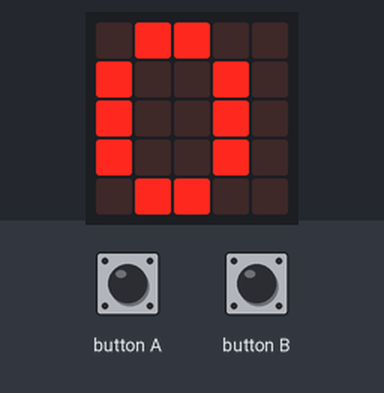
Simulated run of this program. Board: BBC micro:bit (MakeCode). On the bench: the board's 5×5 LED display. The test bench sets the inputs (shaded band).

Above: at 1.2 s.
1.3 s: button A pressed for 0.15 s
At 2.3 s:
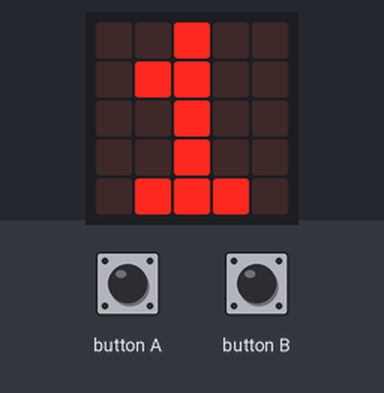
3.0 s: button A pressed for 0.15 s
At 4.2 s:
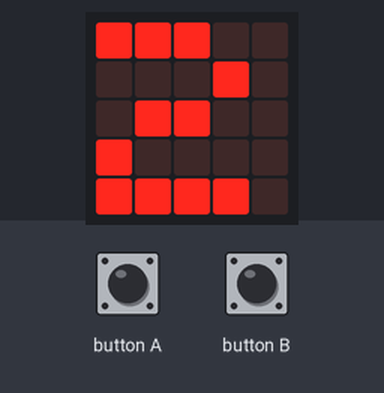
Timing chart, 0 to 6.0 s (numbered marks = the images above; inputs shaded):
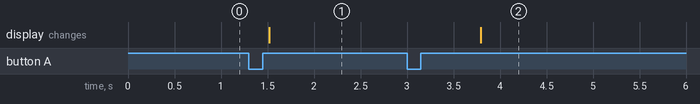

Measured:
- after the input at 1.3 s, the display: changes after 0.22 s (image 1)
- after the input at 3.0 s, the display: changes after 0.79 s (image 2)

The program:

main.ts
```typescript
input.onButtonPressed(Button.A, function () {
    Personas = Personas + 1
    basic.showNumber(Personas)
})
input.onGesture(Gesture.Shake, function () {
    Personas = 0
    basic.showNumber(Personas)
})
input.onButtonPressed(Button.B, function () {
    if (Personas > 0) {
        Personas = Personas - 1
        basic.showNumber(Personas)
    }
})
let Personas = 0
Personas = 0
basic.forever(function () {
    if (Personas > 5) {
        basic.showString("AF")
    } else {
        basic.showNumber(Personas)
    }
})
```

test.ts
```typescript
// aquí va el archivo "tests"; esto no se compilará cuando este paquete se utilice como una extensión.
```
